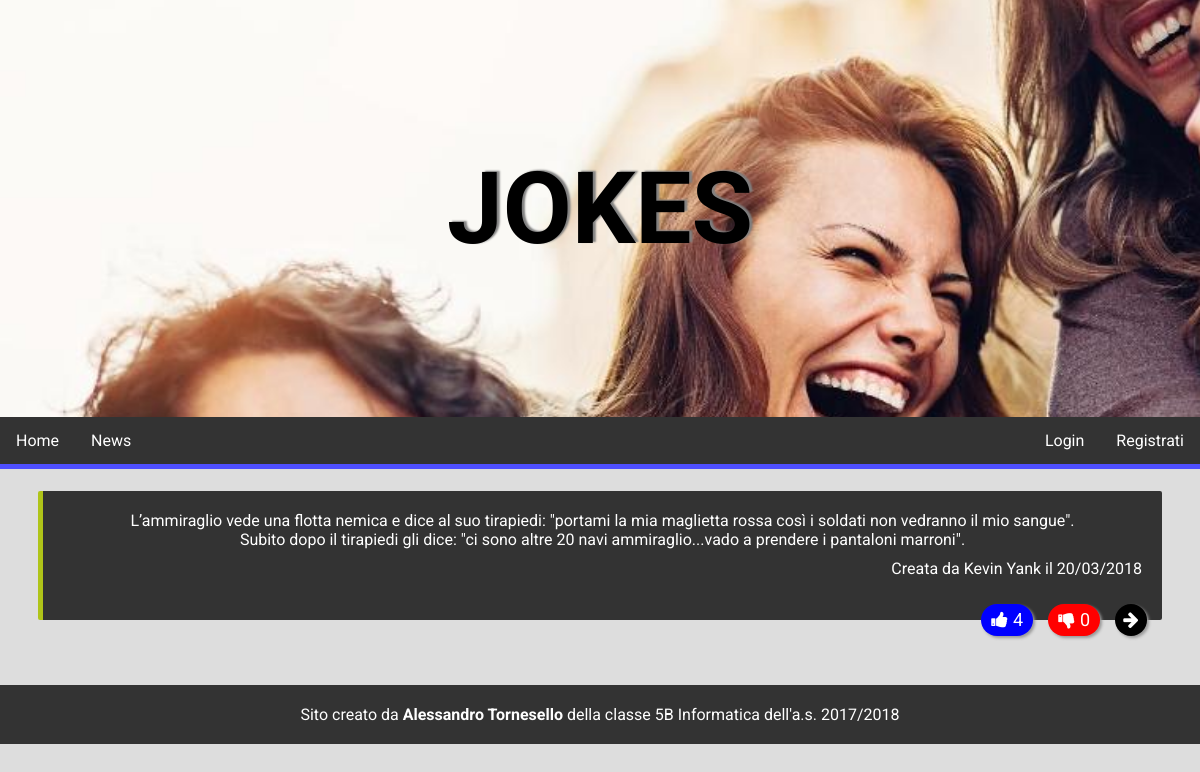
Screenshot of /detail.php?id=3 with the database file from the repository.
### tables this page shows
CREATE TABLE `joke` (
  `id` int(11) NOT NULL,
  `joketext` text,
  `jokedate` date NOT NULL,
  `idauthor` int(11) DEFAULT NULL,
  `likeCounter` int(11) NOT NULL,
  `unlikeCounter` int(11) NOT NULL
);

CREATE TABLE `author` (
  `id` int(11) NOT NULL,
  `name` varchar(255) DEFAULT NULL,
  `email` varchar(255) DEFAULT NULL,
  `idUtente` int(11) NOT NULL
);

### detail.php (the view, shortened to what this page needs)
<!DOCTYPE html>
<html>
<head>
    <link rel="stylesheet" type="text/css" media="screen" href="styles/main.css"/>
    <link rel="stylesheet" type="text/css" media="screen" href="styles/login.css"/>
    <link rel="stylesheet" type="text/css" media="screen" href="styles/joketable.css"/>
    <link rel="stylesheet" href="https://maxcdn.bootstrapcdn.com/font-awesome/4.5.0/css/font-awesome.min.css">
</head>
<body onload="loadAuthors()">
    <div class="header">
        <div class="img">
            <p>Jokes</p>
        </div>
        <div id="navbar">
            <ul class="navbar">
                <li><a class="active" href="index.php">Home</a></li>
                <li><a href="#news">News</a></li>
                <?php
                  if(isset($_SESSION["idUtente"])) {
                    echo "<li class='login'><a href='#'>Esci</a></li>";
                  }
                  else {
                    echo "<li class='singup'><a href='register.php'>Registrati</a></li>
                          <li class='login'><a href='login.php'>Login</a></li>";
                  }
                ?>
            </ul>
        </div>
    </div>
    <div class="content" style="width:100%;text-align:center">
      <table class="jokestable">
        <?php
          include("conn.php");
          $id = $_GET["id"];
          $sql = "SELECT j.id, j.joketext, j.jokedate , a.name, j.likeCounter, j.unlikeCounter
                  FROM joke j, author a
                  WHERE j.idauthor = a.id
                  AND j.id = ".$id;
          if($result = $conn->query($sql)) {
              while ($row = $result->fetch_assoc()) {
                  $newDate = date("d/m/Y", strtotime($row['jokedate']));
                  $row['joketext'] = str_replace("\n", "<br>", $row['joketext']);
                  echo "<tr>
                      <td style='border-left:5px solid rgb(".
                      rand(0,255).",".rand(0,255).",".rand(0,255).
                      ")'>
                      <p class='text'>".
                      $row['joketext'].
                      "</p>
                      <p class='author'>Creata da ".
                      $row['name']." il ". $newDate.
                      "</p><br>
                      <div class='jokeinfo'>
                      <div class='info float'>
                        <a href='detail.php?id=".
                        $row['id'].
                        "'>
                          <i class='fa fa-arrow-right'></i>
                        </a>
                      </div>
                      <form action='".$_SERVER["PHP_SELF"]."?id=".$id."' method='POST'>
                          <button type='submit' name='action' value='".$row['id']."-unlike-".$id."' class='floatWithText unlike'>
                            <i class='fa fa-thumbs-down my-float unlike'>
                            <span class='unlike'>".
                            $row['unlikeCounter'].
                            "</span>
                            </i>
                          </button>
                      </form>
                      <form action='".$_SERVER["PHP_SELF"]."?id=".$id."' method='POST'>
                          <button type='submit' name='action' value='".$row['id']."-like-".$id."' class='floatWithText like'>
                            <i class='fa fa-thumbs-up my-float like'>
                            <span class='like'>".
                            $row['likeCounter'].
                            "</span>
                            </i>
                          </button>
                      </form>
                      </div></td></tr><tr><td class='spacer'></td></tr>";
              }
          }
        ?>
      </table>
    </div>
    <div class="footer">
      <?php include("footer.php"); ?>
    </div>
</body>
</html>

### styles/main.css (style rules this page uses)
* { padding: 0; margin: 0; font-family: 'Roboto', sans-serif; }
body { background-color: #ddd; }
div.content { float: right; width: 80%; }
ul.navbar { list-style-type: none; margin: 0; padding: 0; overflow: hidden; background-color: #333; }
ul.navbar li { float: left; }
ul.navbar li a { display: block; color: white; text-align: center; padding: 14px 16px; text-decoration: none; }
ul.navbar li.login, ul.navbar li.singup { float: right; }
div#navbar { border-bottom: 5px solid #4f4fff; }
div.img { background-image: url("../img/bg_home.jpg"); background-attachment: fixed; background-repeat: no-repeat; background-size: cover; background-position: 0 -30px; padding: 150px 0 150px 0; text-align: center; }
div.img p { font-size: 100px; text-transform: uppercase; font-weight: bold; color: #000; font-family: 'Comfortaa', cursive; text-shadow: 3px -1px 2px rgb(128, 128, 128); }
div.footer { clear: both; }

### styles/joketable.css (style rules this page uses)
table.jokestable { margin: 20px 3% 3% 3%; width: 94%; }
table.jokestable tr td.spacer { height: 25px; background-color: transparent; }
table.jokestable tr td { background-color: #333; color: #fff; border-radius: 2px; }
table.jokestable tr td p.author { float: right; padding: 10px 20px 10px 0px; }
table.jokestable tr td p.text { padding: 20px 20px 0 20px; }
table.jokestable tr td div.jokeinfo { width: 100%; text-align: right; height: 0; margin-top: 20px; }
table.jokestable tr td div.jokeinfo span.like, table.jokestable tr td div.jokeinfo span.unlike, table.jokestable tr td div.jokeinfo button { float: right; }
table.jokestable tr td div.jokeinfo span.like, table.jokestable tr td div.jokeinfo span.unlike { height: 32px; line-height: 32px; padding: 0 0 0 5px; }
table.jokestable tr td div.jokeinfo button i.like, table.jokestable tr td div.jokeinfo button i.unlike, table.jokestable tr td div.jokeinfo button i.edit, table.jokestable tr td div.jokeinfo button i.delete { color: #fff; height: 32px; line-height: 32px; font-size: 18px; }
table.jokestable tr td div.jokeinfo button.like { background-color: #00f; padding: 0 10px 0 10px; margin-left: 15px; }
table.jokestable tr td div.jokeinfo button.unlike { background-color: #f00; padding: 0 10px 0 10px; margin-left: 15px; }
table.jokestable tr td div.info { float: right; background-color: #000; margin: 0 15px 0 15px; }
table.jokestable tr td div.info a i { color: #fff; line-height: 32px; font-size: 18px; }
table.jokestable tr td div.jokeinfo button { background-color: #000; border-width: 0; }
.float { position:relative; width:32px; height:32px; bottom:-16px; color:#FFF; border-radius:16px; text-align:center; box-shadow: 2px 2px 3px #999; }
.floatWithText { position:relative; height:32px; bottom:-16px; color:#FFF; border-radius:16px; text-align:center; box-shadow: 2px 2px 3px #999; }

### rows the page displays
joke: joketext "L’ammiraglio vede una flotta nemica e dice al suo tirapiedi: \"portami la mia maglietta rossa così i soldati non vedranno il mio sangue\". Subito dopo il tirapiedi gli dice: \"ci sono altre 20 navi ammiraglio...vado a prendere i pantaloni marroni\".", idauthor.name "Kevin Yank", jokedate "20/03/2018", $row['id'] 3 (drawn), unlikeCounter "0", likeCounter "4"
